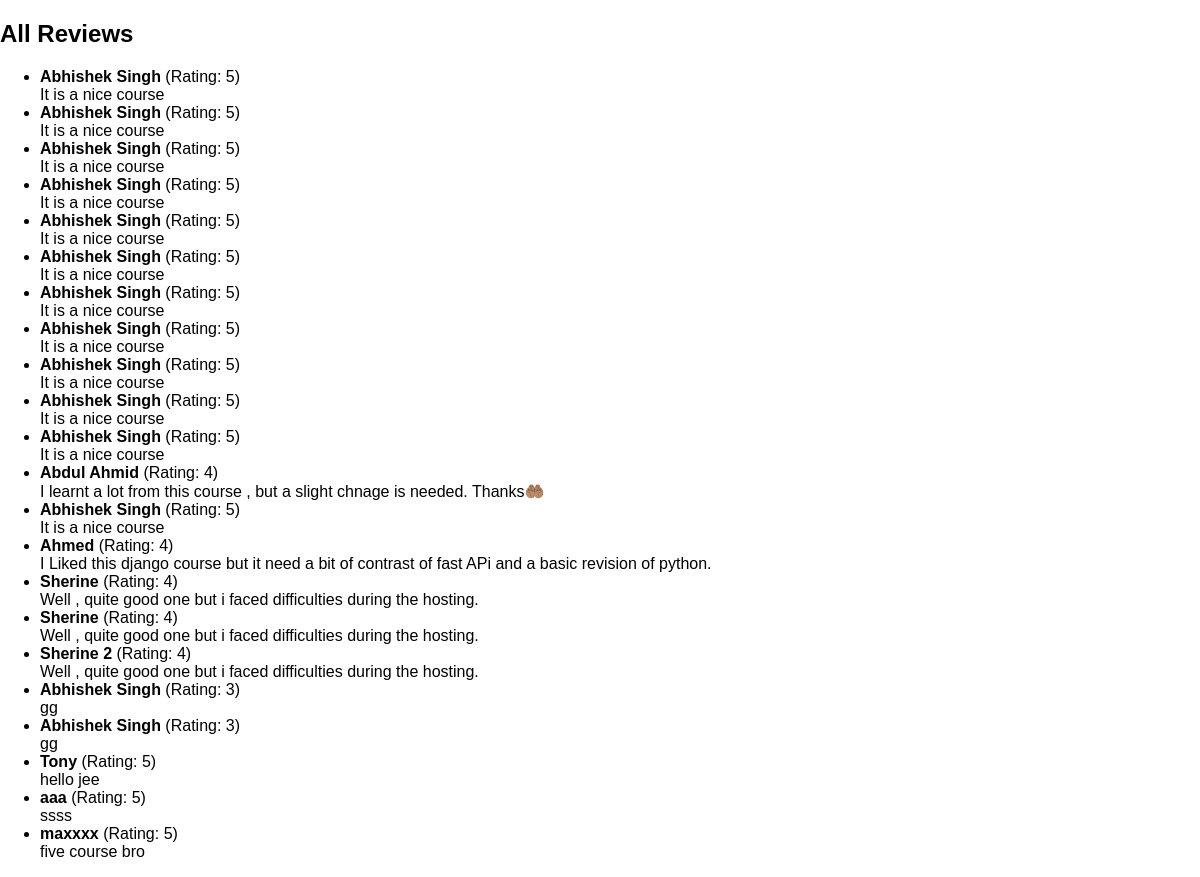
The app's page /reviews/ with its own data.
### reviews/models.py (models this page shows)
class Review(models.Model):
     user_name = models.CharField(max_length=100)
     review_text = models.TextField()
     rating=models.IntegerField()

### reviews/views.py (the view)
# urls.py: path("reviews/",views.ReviewListView.as_view()),
class ReviewListView(ListView):
    template_name = "reviews/review_list.html"
    model = Review
    context_object_name = "reviews"

### reviews/templates/reviews/review_list.html
{% extends "reviews/base.html" %}
{% block content %}
  <h2>All Reviews</h2>
  {% if reviews %}
    <ul>
      {% for review in reviews %}
        <li>
          <strong>{{ review.user_name }}</strong>
          (Rating: {{ review.rating }}) <br>
          {{ review.review_text }}
        </li>
      {% endfor %}
    </ul>
  {% else %}
    <p>No reviews yet.</p>
  {% endif %}
{% endblock %}

### reviews/templates/reviews/base.html (shortened to what this page needs)
{% load static %}
<!DOCTYPE html>
<html lang="en">
<head>
    <link rel="stylesheet" href="{% static 'reviews/styles.css' %}">
</head>
<body>
        {% block content %}
        {% endblock %}
</body>
</html>

### reviews/static/reviews/styles.css (style rules this page uses)
body { font-family: sans-serif; margin: 0; }

### records on screen
Review: user_name "Abhishek Singh", rating "5", review_text "It is a nice course"
Review: user_name "Abhishek Singh", rating "5", review_text "It is a nice course"
Review: user_name "Abhishek Singh", rating "5", review_text "It is a nice course"
Review: user_name "Abhishek Singh", rating "5", review_text "It is a nice course"
Review: user_name "Abhishek Singh", rating "5", review_text "It is a nice course"
Review: user_name "Abhishek Singh", rating "5", review_text "It is a nice course"
Review: user_name "Abhishek Singh", rating "5", review_text "It is a nice course"
Review: user_name "Abhishek Singh", rating "5", review_text "It is a nice course"
Review: user_name "Abhishek Singh", rating "5", review_text "It is a nice course"
Review: user_name "Abhishek Singh", rating "5", review_text "It is a nice course"
Review: user_name "Abhishek Singh", rating "5", review_text "It is a nice course"
Review: user_name "Abdul Ahmid", rating "4", review_text "I learnt a lot from this course , but a slight chnage is needed. Thanks🤲🏽"
Review: user_name "Abhishek Singh", rating "5", review_text "It is a nice course"
Review: user_name "Ahmed", rating "4", review_text "I Liked this django course but it need a bit of contrast of fast APi and a basic revision of python."
Review: user_name "Sherine", rating "4", review_text "Well , quite good one but i faced difficulties during the hosting."
Review: user_name "Sherine", rating "4", review_text "Well , quite good one but i faced difficulties during the hosting."
Review: user_name "Sherine 2", rating "4", review_text "Well , quite good one but i faced difficulties during the hosting."
Review: user_name "Abhishek Singh", rating "3", review_text "gg"
Review: user_name "Abhishek Singh", rating "3", review_text "gg"
Review: user_name "Tony", rating "5", review_text "hello jee"
Review: user_name "aaa", rating "5", review_text "ssss"
Review: user_name "maxxxx", rating "5", review_text "five course bro"
